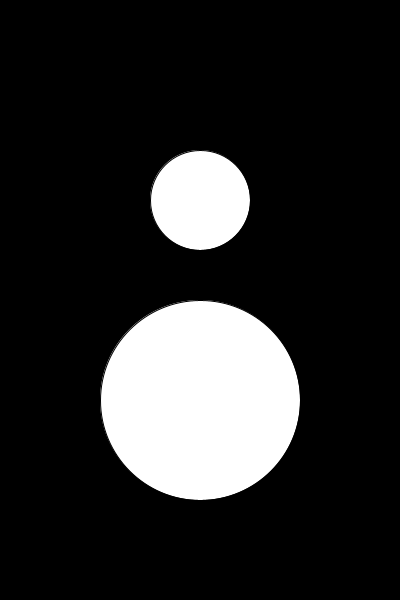
Frame 1 (no input)
Frame 60 (the mouse pressed at the canvas centre just before this capture): identical to frame 1, image omitted
Frame 120 (the mouse held since frame 60 and released just before this capture): identical to frame 1, image omitted

The Processing sketch that drew this single still picture (run headless with seeded random() and noise(); from frame 60 on, the mouse is pressed at the canvas centre):

// Processing sketch: week01_04_simple_button_circle_multi
// ── week01_04_simple_button_circle_multi.pde
//Aven,02/27/2017,New Meida,WPP,SADA
color button1Color = color(255);
color button2Color = color(255);

float x1, y1, size1 = 100;
float x2, y2, size2 = 200;
void setup() {
  size(400, 600);
  x1 = width/2;
  y1 = height/3;
  x2 = width/2;
  y2 = 2*height/3;
}
void draw() {
  background(0);
  
  fill(button1Color);
  ellipse(x1, y1, size1, size1);    //center: width/2,height/2; radius: size
  
  fill(button2Color);
  ellipse(x2, y2, size2, size2);
  
  // check distance1
  float distance1  = dist(x1, y1, mouseX, mouseY); // mouse loc---center
  if (distance1 < size1/2) {
    //------------------
    if (mousePressed) { //hover and click
      button1Color = color(random(255), random(255), random(255));
    } else {//hover non-click
      button1Color = color(100);
    }
    //-------------------
  } else {
    button1Color= color(255);
  }
  // check distance2
  float distance2  = dist(x2, y2, mouseX, mouseY); // mouse loc---center
  if (distance2 < size2/2) {
    //------------------
    if (mousePressed) { //hover and click
      button2Color = color(random(255), random(255), random(255));
    } else {//hover non-click
      button2Color = color(100);
    }
    //-------------------
  } else {
    button2Color= color(255);
  }
  //check distance2
}
